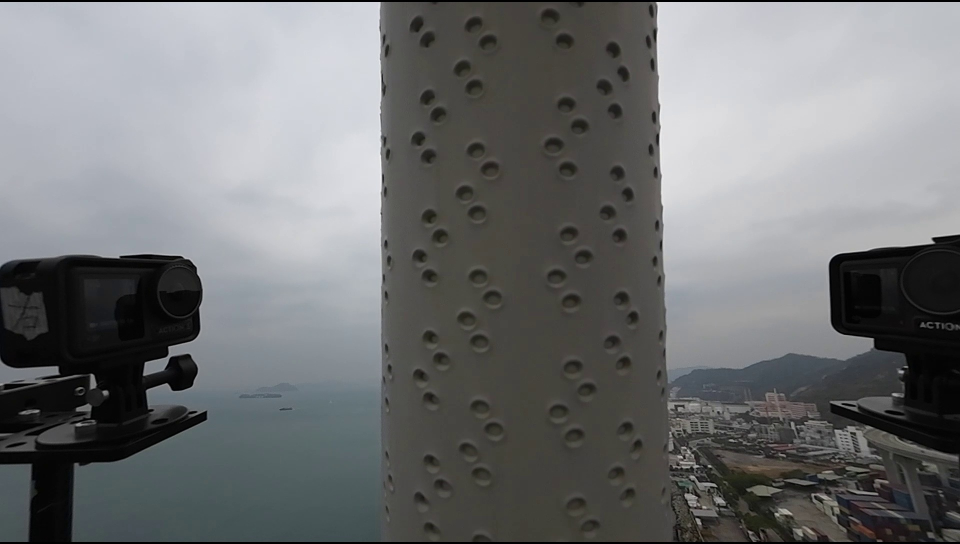
#> input picture 3D_Reconstruction/image_segmentaion/GPT1/data/images/train/B01_tr_frame_0276.jpg, 1920 x 1088 px (shown at 1/2 size)
$ python sift_ransac_point_matching.py --img1 ../image_segmentaion/GPT1/data/images/train/B01_tr_frame_0276.jpg --img2 ../image_segmentaion/GPT1/data/images/train/B01_tr_frame_0340.jpg
#> lines starting #> are read from the running program, lines starting #| are printed output that depends on the picture
# file: sift_ransac_match.py
import argparse, os, cv2, numpy as np

def imread_color(path):
    img = cv2.imread(path, cv2.IMREAD_COLOR)
    if img is None:
        raise FileNotFoundError(path)
    return img

def load_mask(path, shape):
    if not path:
        return None
    m = cv2.imread(path, cv2.IMREAD_GRAYSCALE)
    if m is None:
        raise FileNotFoundError(path)
    if m.shape[:2] != shape[:2]:
        m = cv2.resize(m, (shape[1], shape[0]), interpolation=cv2.INTER_NEAREST)
    _, m = cv2.threshold(m, 0, 255, cv2.THRESH_BINARY)
    return m

def detect_describe(img, mask=None):
    sift = cv2.SIFT_create()
    kps, desc = sift.detectAndCompute(img, mask)
    if desc is None or len(kps) == 0:
        raise RuntimeError("No features found. Check image content or try removing mask.")
    return kps, desc

def ratio_test_knn(desc1, desc2, ratio=0.75):
    bf = cv2.BFMatcher(cv2.NORM_L2, crossCheck=False)
    raw = bf.knnMatch(desc1, desc2, k=2)
    good = []
    for pair in raw:
        if len(pair) == 2:
            m, n = pair
            if m.distance < ratio * n.distance:
                good.append(m)
    good.sort(key=lambda m: m.distance)
    return good

def matches_to_points(matches, kps1, kps2):
    pts1 = np.float32([kps1[m.queryIdx].pt for m in matches])
    pts2 = np.float32([kps2[m.trainIdx].pt for m in matches])
    return pts1, pts2

def estimate_model(pts1, pts2, model="fundamental", ransac_thresh=1.0, conf=0.999, K=None):
    model = model.lower()
    if model == "fundamental":
        F, mask = cv2.findFundamentalMat(pts1, pts2, cv2.FM_RANSAC,
                                         ransacReprojThreshold=ransac_thresh, confidence=conf)
        return F, mask, "F"
    elif model == "homography":
        H, mask = cv2.findHomography(pts1, pts2, cv2.RANSAC,
                                     ransacReprojThreshold=ransac_thresh, confidence=conf)
        return H, mask, "H"
    elif model == "essential":
        if K is None:
            raise ValueError("Essential model requires K.")
        E, mask = cv2.findEssentialMat(pts1, pts2, cameraMatrix=K, method=cv2.RANSAC,
                                       threshold=ransac_thresh, prob=conf)
        return E, mask, "E"
    else:
        raise ValueError("model must be fundamental/homography/essential")

def draw_matches(img1, img2, kps1, kps2, matches, mask=None, max_draw=200):
    if mask is None:
        draw = matches[:max_draw]
        return cv2.drawMatches(img1, kps1, img2, kps2, draw, None,
                               flags=cv2.DrawMatchesFlags_NOT_DRAW_SINGLE_POINTS)

    inlier_flags = mask.ravel().tolist()
    inliers = [m for m, f in zip(matches, inlier_flags) if f] [:max_draw]
    outliers = [m for m, f in zip(matches, inlier_flags) if not f] [:max_draw]

    h = max(img1.shape[0], img2.shape[0])
    w = img1.shape[1] + img2.shape[1]
    canvas = np.zeros((h, w, 3), dtype=np.uint8)
    canvas[:img1.shape[0], :img1.shape[1]] = img1
    canvas[:img2.shape[0], img1.shape[1]:] = img2

    def p1(m):
        x,y = kps1[m.queryIdx].pt
        return (int(round(x)), int(round(y)))
    def p2(m):
        x,y = kps2[m.trainIdx].pt
        return (int(round(x))+img1.shape[1], int(round(y)))

    for m in inliers:
        cv2.circle(canvas, p1(m), 3, (0,255,0), -1)
        cv2.circle(canvas, p2(m), 3, (0,255,0), -1)
        cv2.line(canvas, p1(m), p2(m), (0,255,0), 1, cv2.LINE_AA)
    for m in outliers:
        cv2.circle(canvas, p1(m), 2, (0,0,255), -1)
        cv2.circle(canvas, p2(m), 2, (0,0,255), -1)
        cv2.line(canvas, p1(m), p2(m), (0,0,255), 1, cv2.LINE_AA)
    return canvas

def main():
    ap = argparse.ArgumentParser("SIFT + RANSAC matching (3D默认Fundamental)")
    ap.add_argument("--img1", required=True)
    ap.add_argument("--img2", required=True)
    ap.add_argument("--mask1", default=None, help="optional binary mask for img1")
    ap.add_argument("--mask2", default=None, help="optional binary mask for img2")
    ap.add_argument("--model", default="fundamental", choices=["fundamental","homography","essential"])
    ap.add_argument("--ratio", type=float, default=0.75)
    ap.add_argument("--ransac_thresh", type=float, default=1.0, help="px for F/E; reproj px for H")
    ap.add_argument("--conf", type=float, default=0.999)
    ap.add_argument("--outdir", default="./out_match")
    ap.add_argument("--restrict_to_mask", action="store_true",
                   help="if set, detect features only inside mask (otherwise ignore masks for detection)")
    args = ap.parse_args()

    os.makedirs(args.outdir, exist_ok=True)
    img1, img2 = imread_color(args.img1), imread_color(args.img2)
#> in imread_color, img is the input picture: shape (1088, 1920, 3); mean B, G, R 115.3, 114.3, 112.7
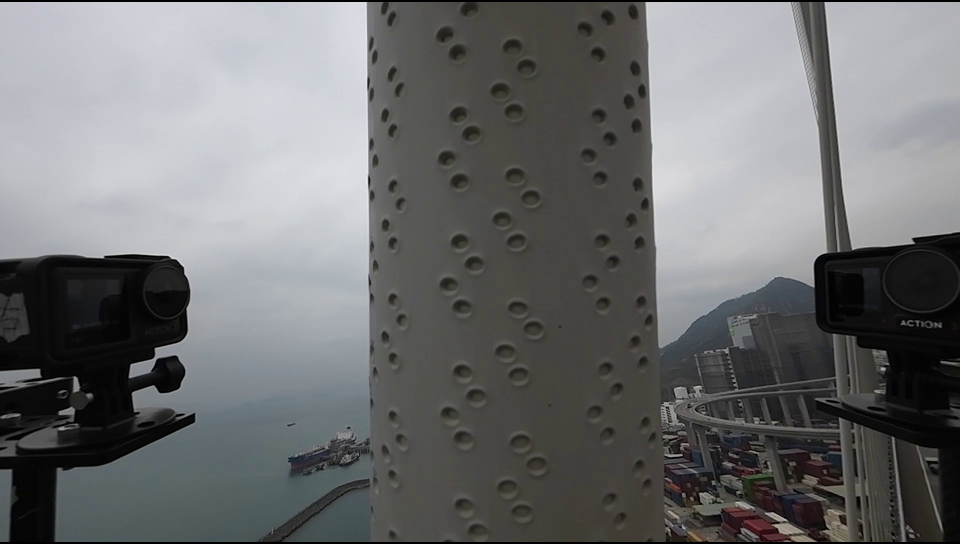
#> input picture 3D_Reconstruction/image_segmentaion/GPT1/data/images/train/B01_tr_frame_0340.jpg, 1920 x 1088 px (shown at 1/2 size)
#> in imread_color, img is the input picture: shape (1088, 1920, 3); mean B, G, R 112.1, 111.3, 110.2
    m1 = load_mask(args.mask1, img1) if args.mask1 else None
    m2 = load_mask(args.mask2, img2) if args.mask2 else None

    # 特征提取（默认不限制在mask内，更稳；如需只在索上取点，使用 --restrict_to_mask）
    kps1, desc1 = detect_describe(img1, m1 if args.restrict_to_mask else None)
#> in detect_describe, `kps, desc = sift.detectAndCompute(img, mask)`: kps = 2164 keypoints; strongest (x, y, size): (1316, 6, 4.4), (1868, 478, 5.5), (1419, 932, 3.8), (211, 785, 7.4)
#> kps1 has the same summary as kps in detect_describe
    kps2, desc2 = detect_describe(img2, m2 if args.restrict_to_mask else None)
#> in detect_describe (call 2), `kps, desc = sift.detectAndCompute(img, mask)`: kps = 2724 keypoints; strongest (x, y, size): (279, 737, 23.9), (1362, 910, 3.4), (731, 6, 3.2), (220, 638, 211.6)
#> kps2 has the same summary as kps in detect_describe
    print(f"[INFO] keypoints: img1={len(kps1)}, img2={len(kps2)}")
#| [INFO] keypoints: img1=2164, img2=2724

    # KNN + Lowe 比例
    matches = ratio_test_knn(desc1, desc2, ratio=args.ratio)
#> in ratio_test_knn, `raw = bf.knnMatch(desc1, desc2, k=2)`: raw = 2164 matches
#> after the loop in ratio_test_knn, `for pair in raw:`: good = 211 matches
#> matches = 211 matches
    if len(matches) < 8:
        raise RuntimeError(f"Too few matches after ratio test: {len(matches)}")
    print(f"[INFO] matches after ratio test: {len(matches)}")
#| [INFO] matches after ratio test: 211

    # RANSAC 模型
    pts1, pts2 = matches_to_points(matches, kps1, kps2)
#> in matches_to_points, `pts1 = np.float32([kps1[m.queryIdx].pt for m in matches])`: pts1 = 211 pairs, first value 16.15 to 1908.1, second value 79.86 to 1079.8
#> in matches_to_points, `pts2 = np.float32([kps2[m.trainIdx].pt for m in matches])`: pts2 = 211 pairs, first value 14.08 to 1866.4, second value 103.9 to 1080.6
    model_mat, inlier_mask, tag = estimate_model(
        pts1, pts2, model=args.model, ransac_thresh=args.ransac_thresh, conf=args.conf, K=None
    )
#> in estimate_model, `F, mask = cv2.findFundamentalMat(pts1, pts2, cv2.FM_RANSAC, ransacRepr..`: F = [[1.32e-07, -3.51e-05, 0.0222], [3.64e-05, -3.36e-09, 0.00328], [-0.0231, -0.00487, 1]]; mask = 211 values, max 1 at index 0, min 0 at index 21, mean 0.588
#> model_mat has the same summary as F in estimate_model; inlier_mask has the same summary as mask in estimate_model; tag = 'F'
    if model_mat is None or inlier_mask is None:
        raise RuntimeError("RANSAC failed.")
    inliers = int(inlier_mask.sum())
#> inliers = 124
    print(f"[INFO] model={args.model} ({tag}), inliers={inliers}/{len(inlier_mask)} = {inliers/len(inlier_mask):.2%}")
#| [INFO] model=fundamental (F), inliers=124/211 = 58.77%

    # 可视化
    vis_all = draw_matches(img1, img2, kps1, kps2, matches, None)
#> in draw_matches, `draw = matches[:max_draw]`: draw = 200 matches
#> in draw_matches, `return cv2.drawMatches(img1, kps1, img2, kps2, draw, None, flags=cv2.D..`:
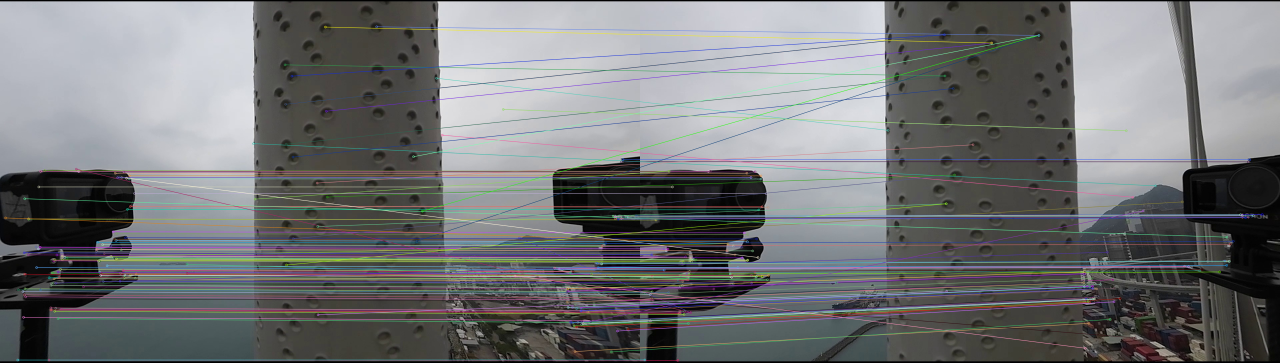
#> returned value: shape (1088, 3840, 3) (shown at 1/3 size); mean of channels 0, 1, 2 118.6, 117.2, 115.8; drawn as B, G, R
    vis_in  = draw_matches(img1, img2, kps1, kps2, matches, inlier_mask)
#> call 2 of draw_matches, with mask = array of shape (211, 1), max_draw = 200
#> in draw_matches (call 2), `inlier_flags = mask.ravel().tolist()`: inlier_flags has the same summary as mask in estimate_model
#> in draw_matches (call 2), `inliers = [m for m, f in zip(matches, inlier_flags) if f] [:max_draw]`: inliers = 124 matches
#> in draw_matches (call 2), `outliers = [m for m, f in zip(matches, inlier_flags) if not f] [:max_d..`: outliers = 87 matches
#> in draw_matches (call 2), `canvas[:img1.shape[0], :img1.shape[1]] = img1`:
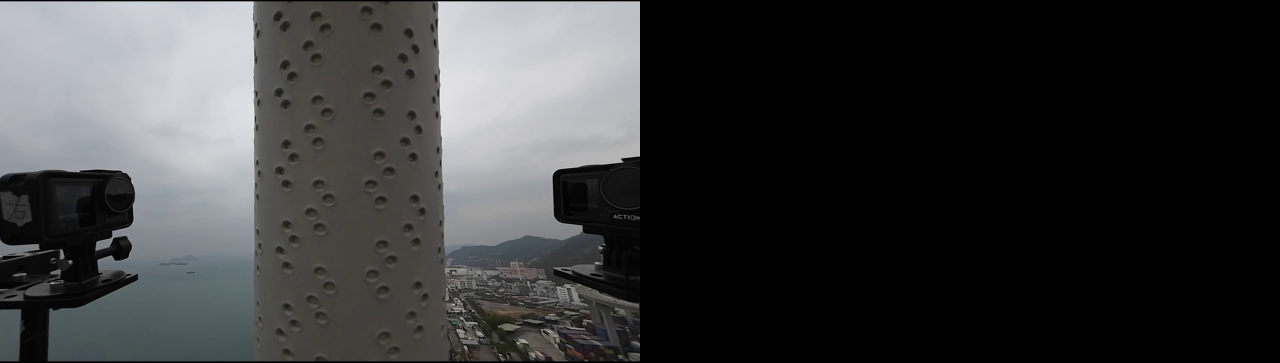
#> canvas: shape (1088, 3840, 3) (shown at 1/3 size); mean B, G, R 57.6, 57.1, 56.3
#> in draw_matches (call 2), `canvas[:img2.shape[0], img1.shape[1]:] = img2`:
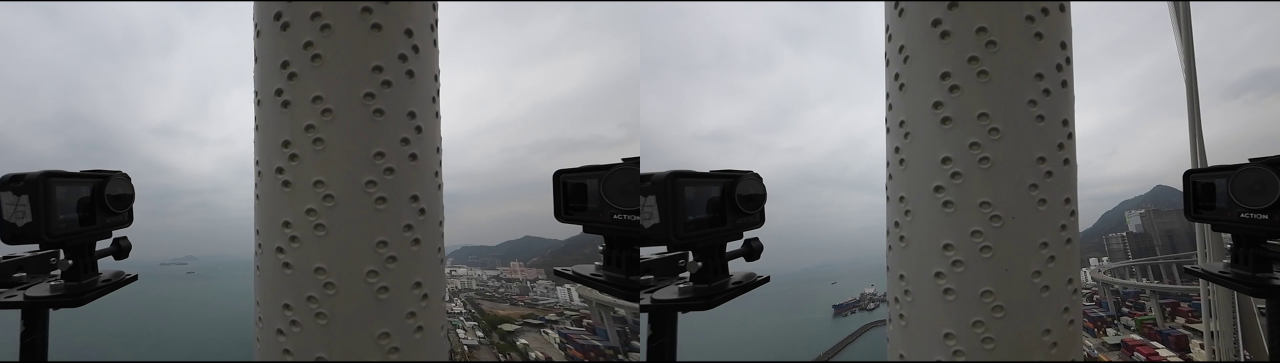
#> canvas: shape (1088, 3840, 3) (shown at 1/3 size); mean B, G, R 113.7, 112.8, 111.4
#> the loop in draw_matches (call 2), `for m in inliers:` made 124 passes
#> after the loop in draw_matches (call 2), `for m in inliers:`:
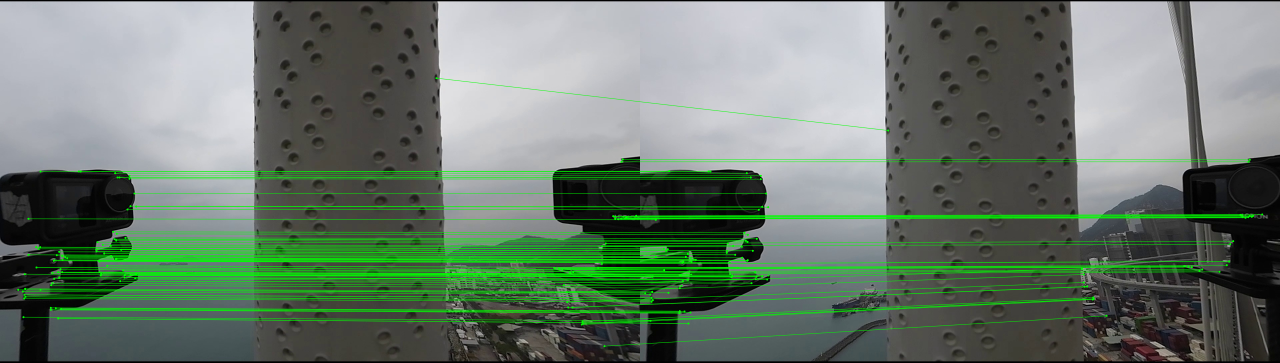
#> canvas: shape (1088, 3840, 3) (shown at 1/3 size); mean B, G, R 109.2, 123.3, 107
#> the loop in draw_matches (call 2), `for m in outliers:` made 87 passes
#> after the loop in draw_matches (call 2), `for m in outliers:`:
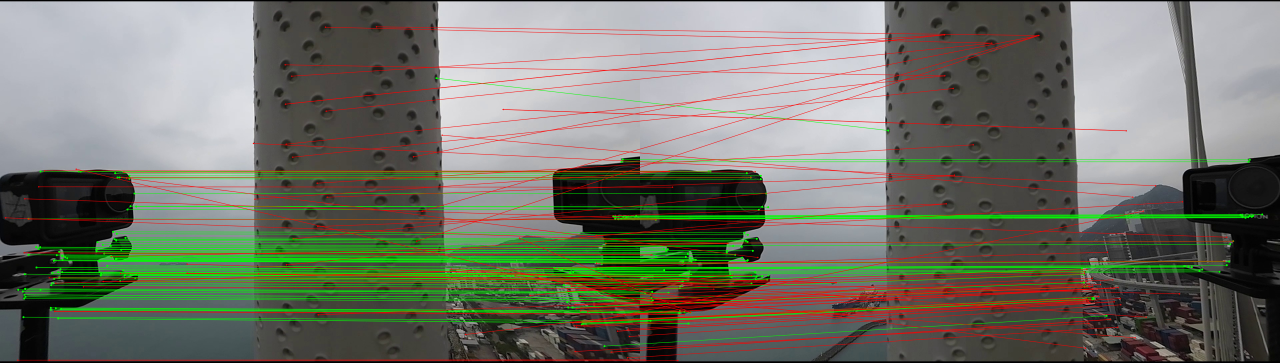
#> canvas: shape (1088, 3840, 3) (shown at 1/3 size); mean B, G, R 105.5, 117.8, 115
    cv2.imwrite(os.path.join(args.outdir, "matches_all.jpg"), vis_all)
    cv2.imwrite(os.path.join(args.outdir, "matches_inliers.jpg"), vis_in)

    # 保存内点坐标，便于后续位姿/三角化
    inlier_pts1 = pts1[inlier_mask.ravel() == 1]
    inlier_pts2 = pts2[inlier_mask.ravel() == 1]
    np.save(os.path.join(args.outdir, "inlier_pts1.npy"), inlier_pts1)
    np.save(os.path.join(args.outdir, "inlier_pts2.npy"), inlier_pts2)
    if tag == "F":
        np.save(os.path.join(args.outdir, "F.npy"), model_mat)
    elif tag == "H":
        np.save(os.path.join(args.outdir, "H.npy"), model_mat)
    elif tag == "E":
        np.save(os.path.join(args.outdir, "E.npy"), model_mat)

    print(f"[DONE] results saved to {args.outdir}")

if __name__ == "__main__":
    # 示例（3D场景，默认 Fundamental）:
    # python ./pic_stitching/sift_ransac_point_matching.py --img1 ./pic_stitching/data/1/frame_000000_kept_cropped.png --img2 ./pic_stitching/data/2/frame_000000_kept_cropped.png --outdir out_match
    #
    # 只在掩膜内取特征（不一定更稳）:
    # python sift_ransac_match.py --img1 cam0.jpg --img2 cam90.jpg --mask1 m0.png --mask2 m90.png --restrict_to_mask
    #
    # 平面目标可试 Homography：
    # python sift_ransac_match.py --img1 a.jpg --img2 b.jpg --model homography
    main()
